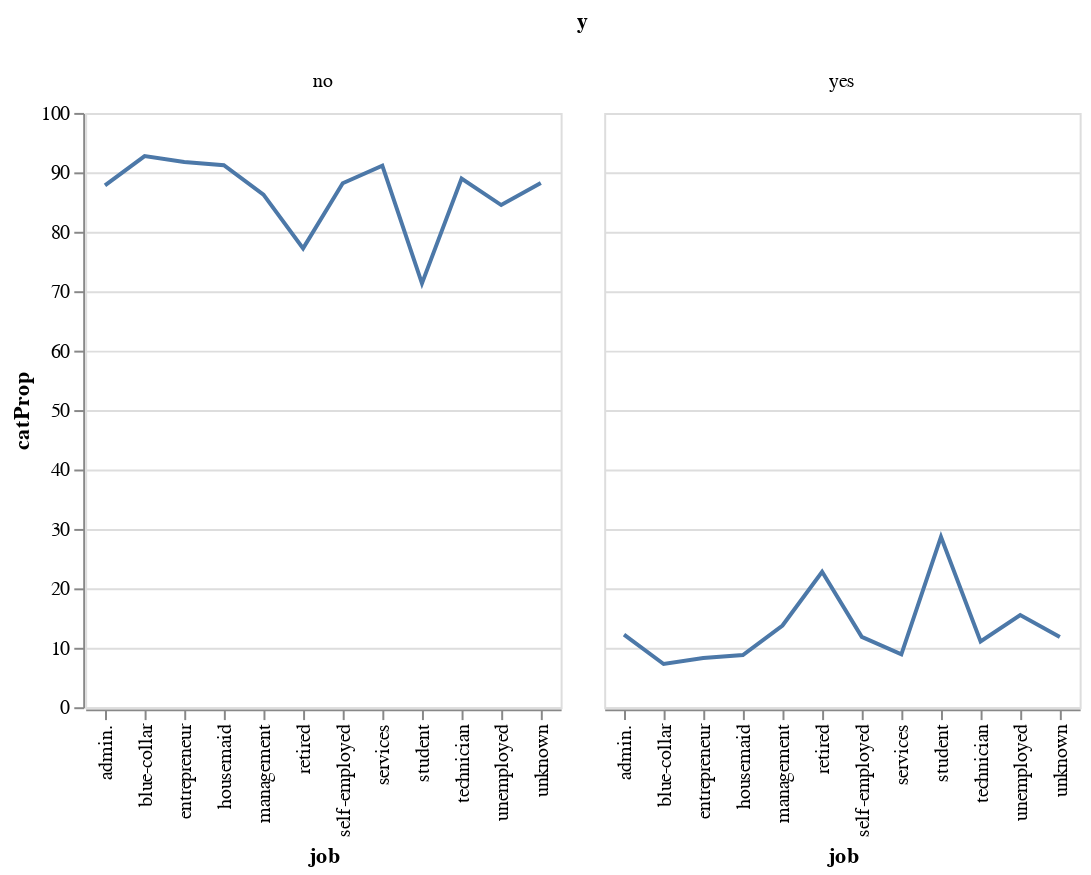

The code cell stored with this chart in its notebook:
### Code cell
# Visualising the relationship using altair
alt.Chart(jobComb).mark_line().encode(x='job', y='catProp').facet(column='y')

### Figure 1 — Vega-Lite specification as saved in the notebook (floating-point values rounded to 4 significant figures)
{"config": {"view": {"continuousWidth": 400, "continuousHeight": 300}}, "data": {"name": "data-14a2fa066c537c3b5c58e757a0f0dae5"}, "facet": {"column": {"type": "nominal", "field": "y"}}, "spec": {"mark": "line", "encoding": {"x": {"type": "nominal", "field": "job"}, "y": {"type": "quantitative", "field": "catProp"}}}, "$schema": "https://vega.github.io/schema/vega-lite/v4.8.1.json", "datasets": {"data-14a2fa066c537c3b5c58e757a0f0dae5": [{"job": "admin.", "y": "no", "jobCat": 4540, "jobTot": 5171, "catProp": 87.8}, {"job": "admin.", "y": "yes", "jobCat": 631, "jobTot": 5171, "catProp": 12.2}, {"job": "blue-collar", "y": "no", "jobCat": 9024, "jobTot": 9732, "catProp": 92.73}, {"job": "blue-collar", "y": "yes", "jobCat": 708, "jobTot": 9732, "catProp": 7.275}, {"job": "entrepreneur", "y": "no", "jobCat": 1364, "jobTot": 1487, "catProp": 91.73}, {"job": "entrepreneur", "y": "yes", "jobCat": 123, "jobTot": 1487, "catProp": 8.272}, {"job": "housemaid", "y": "no", "jobCat": 1131, "jobTot": 1240, "catProp": 91.21}, {"job": "housemaid", "y": "yes", "jobCat": 109, "jobTot": 1240, "catProp": 8.79}, {"job": "management", "y": "no", "jobCat": 8157, "jobTot": 9458, "catProp": 86.24}, {"job": "management", "y": "yes", "jobCat": 1301, "jobTot": 9458, "catProp": 13.76}, {"job": "retired", "y": "no", "jobCat": 1748, "jobTot": 2264, "catProp": 77.21}, {"job": "retired", "y": "yes", "jobCat": 516, "jobTot": 2264, "catProp": 22.79}, {"job": "self-employed", "y": "no", "jobCat": 1392, "jobTot": 1579, "catProp": 88.16}, {"job": "self-employed", "y": "yes", "jobCat": 187, "jobTot": 1579, "catProp": 11.84}, {"job": "services", "y": "no", "jobCat": 3785, "jobTot": 4154, "catProp": 91.12}, {"job": "services", "y": "yes", "jobCat": 369, "jobTot": 4154, "catProp": 8.883}, {"job": "student", "y": "no", "jobCat": 669, "jobTot": 938, "catProp": 71.32}, {"job": "student", "y": "yes", "jobCat": 269, "jobTot": 938, "catProp": 28.68}, {"job": "technician", "y": "no", "jobCat": 6757, "jobTot": 7597, "catProp": 88.94}, {"job": "technician", "y": "yes", "jobCat": 840, "jobTot": 7597, "catProp": 11.06}, {"job": "unemployed", "y": "no", "jobCat": 1101, "jobTot": 1303, "catProp": 84.5}, {"job": "unemployed", "y": "yes", "jobCat": 202, "jobTot": 1303, "catProp": 15.5}, {"job": "unknown", "y": "no", "jobCat": 254, "jobTot": 288, "catProp": 88.19}, {"job": "unknown", "y": "yes", "jobCat": 34, "jobTot": 288, "catProp": 11.81}]}}
